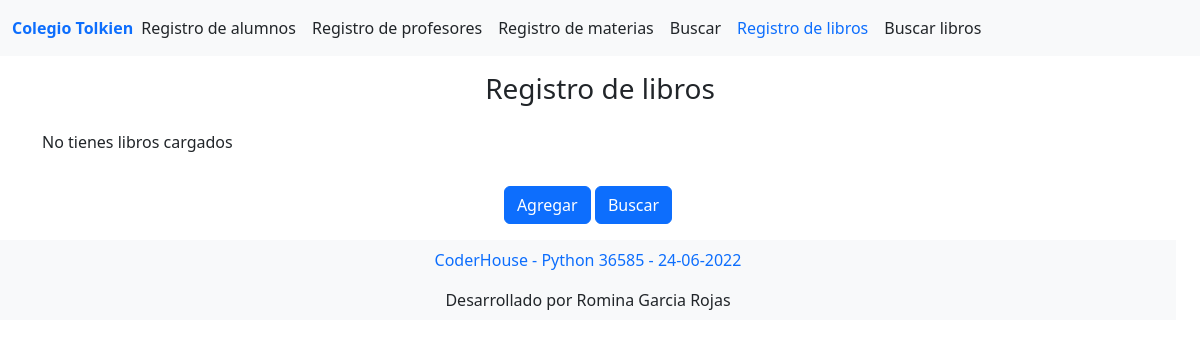
The page /registrol/ on the database as committed earlier.
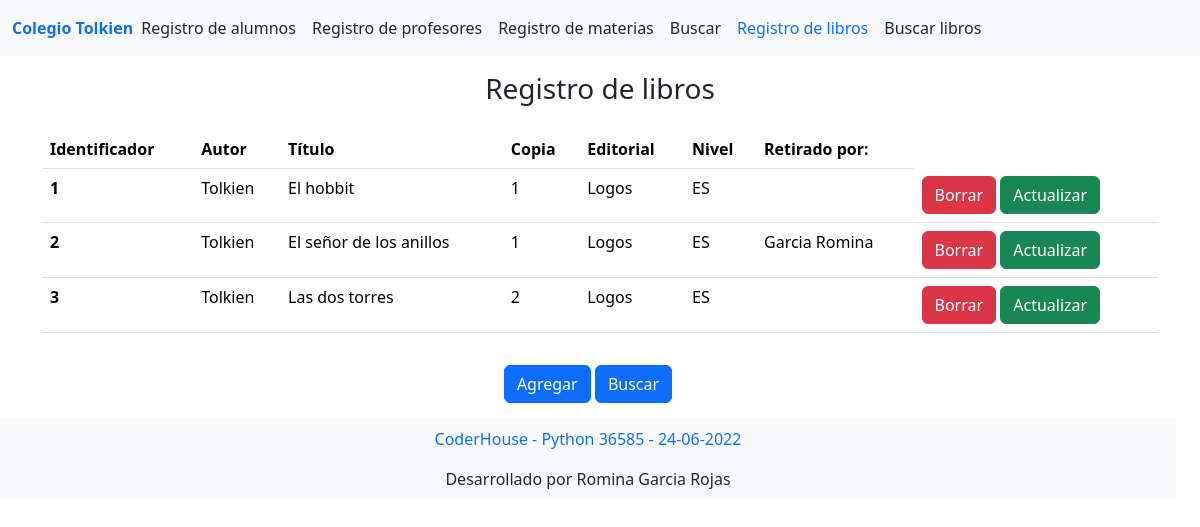
The same page on the database as committed later.
### alumnos/models.py (models this page shows)
class Libro(models.Model):
    autor = models.CharField(max_length=200)
    titulo = models.CharField(max_length=200)
    copia = models.IntegerField()
    editorial = models.CharField(max_length=200)
    nivel = models.CharField(max_length=200)
    retiro = models.CharField(max_length=200)

### alumnos/views.py (the view)
# urls.py: path('registrol/', views.registrol, name="registrol"),
def registrol(request):
    libros = Libro.objects.all()
    template = loader.get_template('alumnos/lista_libros.html')
    context = {
        'libros': libros,
    }
    return HttpResponse(template.render(context, request))

### alumnos/templates/alumnos/lista_libros.html (shortened to what this page needs)
{% extends "alumnos/index.html" %}
{% load bootstrap5 %}
{% block cuerpo %}
<main>
  <h1 class="fs-3 text text-center text-dark pt-3">Registro de libros</h1>
</main>
<div class="container py-3">
    <div class="row">
      <div class="col">
          {% if libros %}
          <table class="table">
              <thead>
                  <th scope="col">Identificador</th>
                  <th scope="col">Autor</th>
                  <th scope="col">Título</th>
                  <th scope="col">Copia</th>
                  <th scope="col">Editorial</th>
                  <th scope="col">Nivel</th>
                  <th scope="col">Retirado por:</th>
              </thead>
              {% for l in libros %}
              <tbody>
                  <tr>
                      <th scope="row">{{l.id}} </th>
                      <td> {{l.autor}} </td>
                      <td> {{l.titulo}} </td>
                      <td> {{l.copia}} </td>
                      <td> {{l.editorial}} </td>
                      <td> {{l.nivel}} </td>
                      <td> {{l.retiro}} </td>
                      <td>
                        {% url 'borrarl' identificador=l.id as borrarl_url %}
                        {% url 'actualizarl' identificador=l.id as actualizarl_url %}
                        {% bootstrap_button "Borrar" size="sm" button_class="btn-danger" button_type="link" href=borrarl_url %}
                        {% bootstrap_button "Actualizar" size="sm" button_class="btn-success" button_type="link" href=actualizarl_url %}
                      </td>
                  </tr>
              </tbody>
              {% endfor %}
          </table>
          {% else %}
              <p>No tienes libros cargados</p>
          {% endif %}
      </div>
    </div>
  </div>
  <div class="row text-center w-100">
      <div class="col pb-3">
        {% url 'agregarl' as agregarl_url %}
        {% url 'buscarl' as buscarl_url %}
        {% bootstrap_button "Agregar" button_class="btn-primary" button_type="link" href=agregarl_url %}
        {% bootstrap_button "Buscar" button_class="btn-primary" button_type="link" href=buscarl_url %}
      <div>
    <div>
<div class="py-3">
  {% endblock %}

Rows that differ between the two databases and show on the page:
added Libro: id "1", autor "Tolkien", titulo "El hobbit", copia "1", editorial "Logos", nivel "ES", bootstrap_button "Borrar", bootstrap_button "Actualizar"
added Libro: id "2", autor "Tolkien", titulo "El señor de los anillos", copia "1", editorial "Logos", nivel "ES", retiro "Garcia Romina", bootstrap_button "Borrar", bootstrap_button "Actualizar"
added Libro: id "3", autor "Tolkien", titulo "Las dos torres", copia "2", editorial "Logos", nivel "ES", bootstrap_button "Borrar", bootstrap_button "Actualizar"
Other text that changed with them:
text no longer shown: "No tienes libros cargados"
text now shown: "Identificador Autor Título Copia Editorial Nivel Retirado por:"
